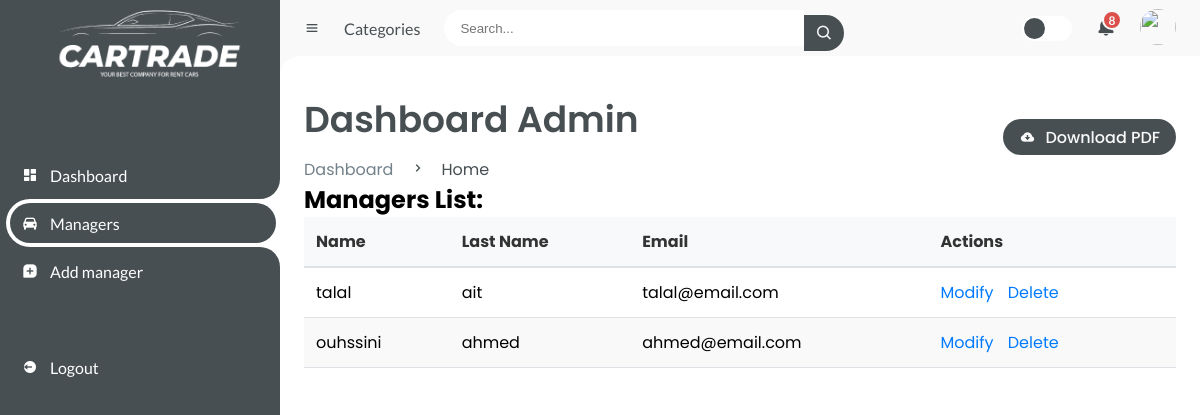
The app's page /admin_dashboard (signed in), older data.
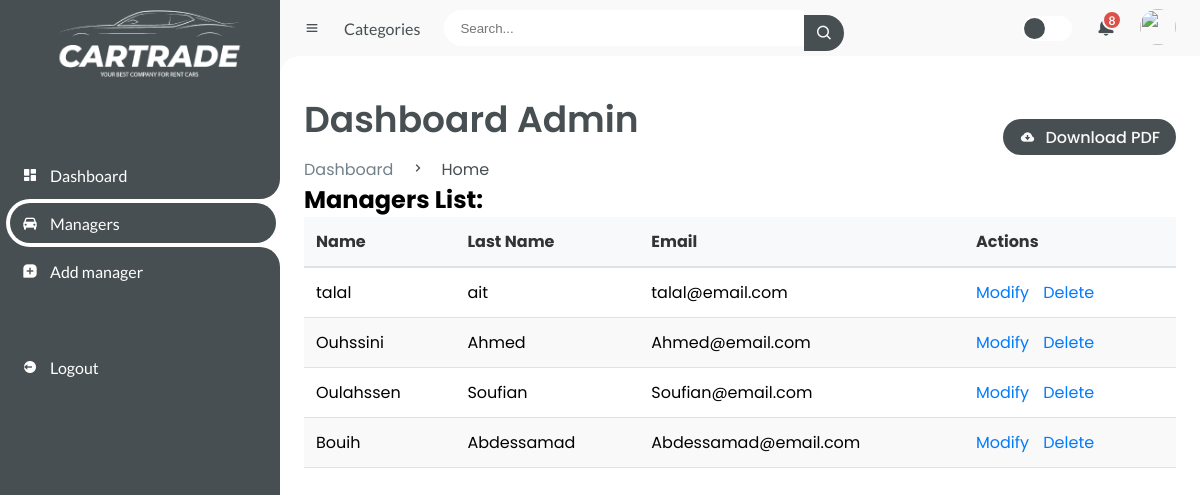
The same page, newer data.
### tables this page shows
CREATE TABLE manager (
   idManager  INTEGER PRIMARY KEY AUTOINCREMENT,
   nom TEXT NOT NULL,
   prenom TEXT NOT NULL,
   email TEXT NOT NULL,
   mot_de_passe TEXT NOT NULL,
   id_client INTEGER,
   FOREIGN KEY (id_client) REFERENCES client (id_client)
);

### app.py (the view)
@app.route('/admin_dashboard')
def admin_dashboard():
    if is_admin_logged_in():
        conn = sqlite3.connect('loc.db')
        cursor = conn.cursor()
        cursor.execute("SELECT * FROM manager")
        managers = cursor.fetchall()
        conn.close()
        return render_template('admin_dashboard.html', managers=managers)
    else:
        return redirect('/loginadmin')

### app.py (called while the page is built)
def is_admin_logged_in():
    return 'admin_email' in session

### templates/admin_dashboard.html (shortened to what this page needs)
<!DOCTYPE html>
<html lang="en">
  <head>
    <link
      href="https://unpkg.com/boxicons@2.0.9/css/boxicons.min.css"
      rel="stylesheet"
    />
    <link
      rel="stylesheet"
      type="text/css"
      href="{{ url_for('static', filename='styleman.css') }}"
    />
  </head>
  <body>
    <section id="sidebar">
      <a href="/" class="brand">
        <img src="{{ url_for('static', filename= 'photo/hhhh.png')}}" alt="" />
      </a>
      <ul class="side-menu top">
        <li >
          <a href="/homeadmin">
            <i class="bx bxs-dashboard"></i>
            <span class="text">Dashboard</span>
          </a>
        </li>
        <li class="active">
          <a href="/admin_dashboard">
            <i class="bx bxs-car"></i>
            <span class="text">Managers</span>
          </a>
        </li>
        <li>
          <a href="/add_manager">
            <i class="bx bxs-message-square-add"></i>
            <span class="text">Add manager</span>
          </a>
        </li>
      </ul>
      <ul class="side-menu">
        <li>
          <a href="/" class="logout">
            <i class="bx bxs-log-out-circle"></i>
            <span class="text">Logout</span>
          </a>
        </li>
      </ul>
    </section>
    <section id="content">
      <nav>
        <i class="bx bx-menu"></i>
        <a href="#" class="nav-link">Categories</a>
        <form action="#">
          <div class="form-input">
            <input type="search" placeholder="Search..." />
            <button type="submit" class="search-btn">
              <i class="bx bx-search"></i>
            </button>
          </div>
        </form>
        <label for="switch-mode" class="switch-mode"></label>
        <a href="#" class="notification">
          <span class="num">8</span>
        </a>
        <a href="/manager_profile" class="profile">
          <img
            src="{{ url_for('static', filename= 'photo/img/talal2.png')}}"
            alt=""
          />
        </a>
      </nav>
      <main>
        <div class="head-title">
          <div class="left">
            <h1>Dashboard Admin</h1>
            <ul class="breadcrumb">
              <li>
                <a href="#">Dashboard</a>
              </li>
              <li><i class="bx bx-chevron-right"></i></li>
              <li>
                <a class="active" href="#">Home</a>
              </li>
            </ul>
          </div>
          <a href="#" class="btn-download">
            <i class="bx bxs-cloud-download"></i>
            <span class="text">Download PDF</span>
          </a>
        </div>
        <h2 class="head">Managers List:</h2>
        <table class="main-ad">
          <thead>
              <tr>
                  <th>Name</th>
                  <th>Last Name</th>
                  <th>Email</th>
                  <th>Actions</th>
              </tr>
          </thead>
          <tbody>
              {% for manager in managers %}
              <tr>
                  <td>{{ manager[1] }} </td>
                  <td>{{ manager[2] }}</td>
                  <td>{{ manager[3] }}</td>
                  <td>
                      <a href="/modify_manager/{{ manager[0] }}">Modify</a>
                      <a href="/delete_manager/{{ manager[0] }}">Delete</a>
                  </td>
              </tr>
              {% endfor %}
          </tbody>
      </table>
      </main>
    </section>
  </body>
</html>

Row changes from the older to the newer data that the page shows:
removed manager: nom "ouhssini", prenom "ahmed", email "ahmed@email.com"
added manager: nom "Ouhssini", prenom "Ahmed", email "Ahmed@email.com"
added manager: nom "Oulahssen", prenom "Soufian", email "Soufian@email.com"
added manager: nom "Bouih", prenom "Abdessamad", email "Abdessamad@email.com"
